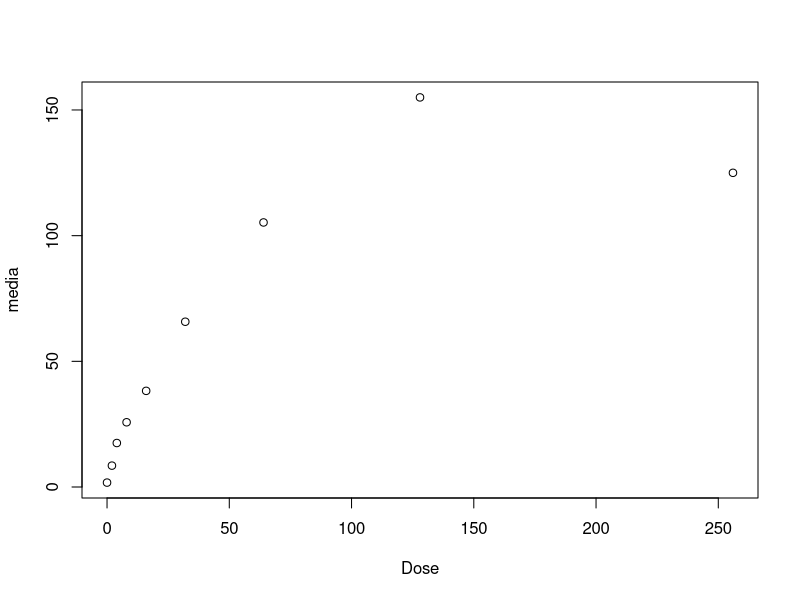
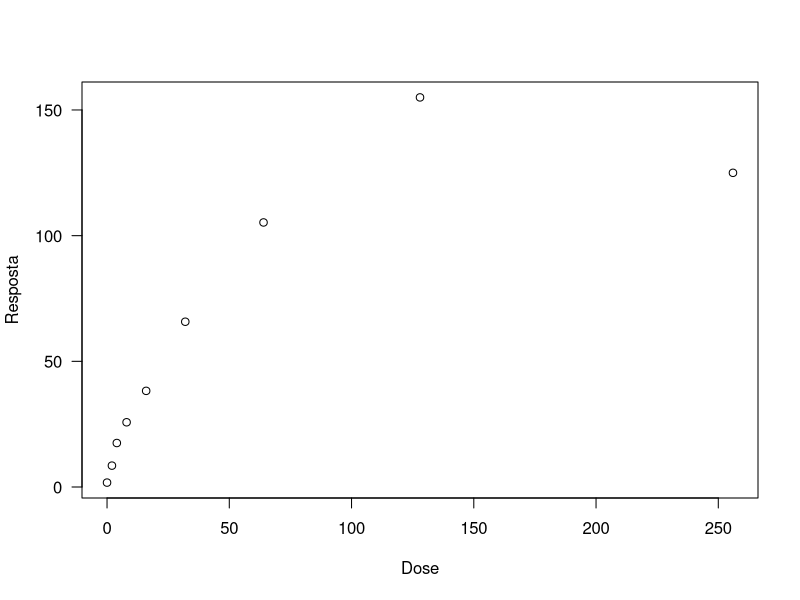
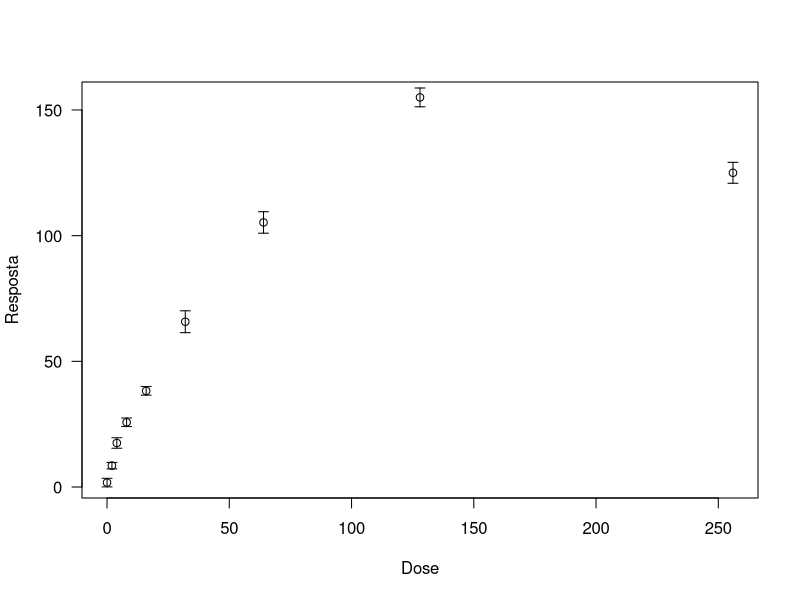
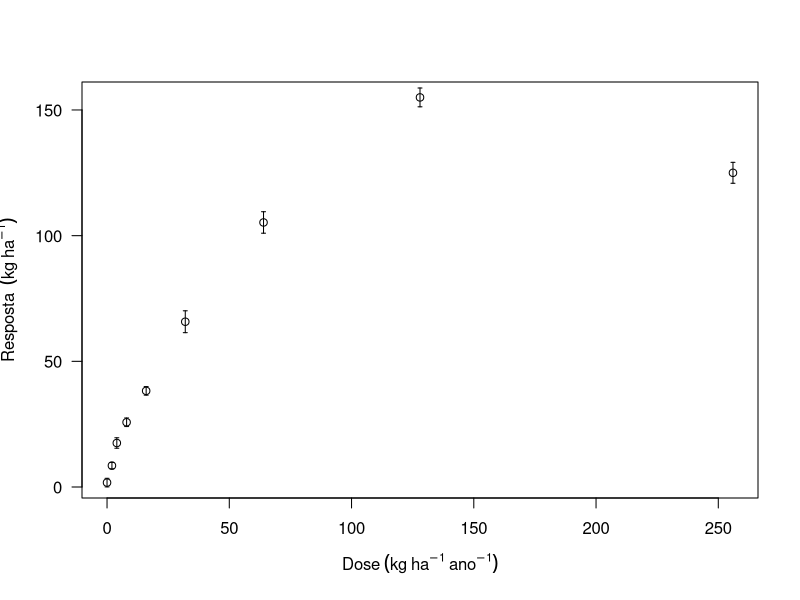
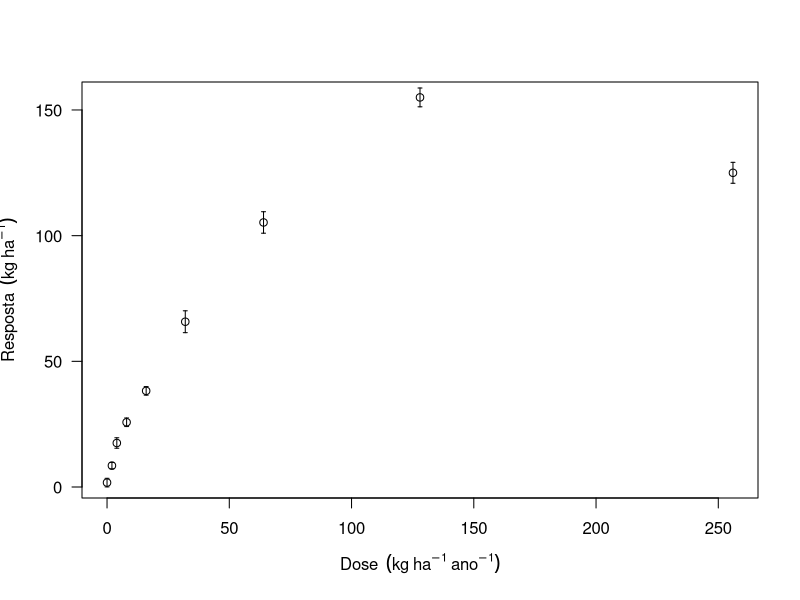
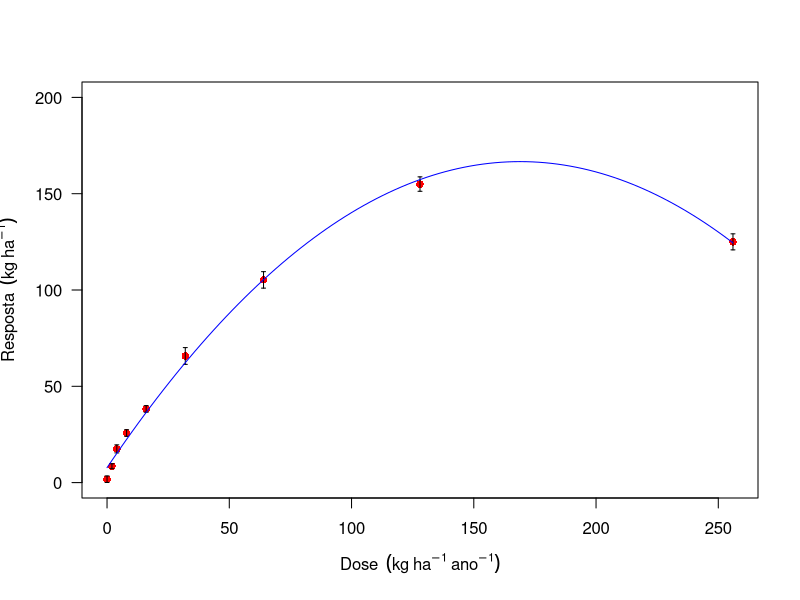
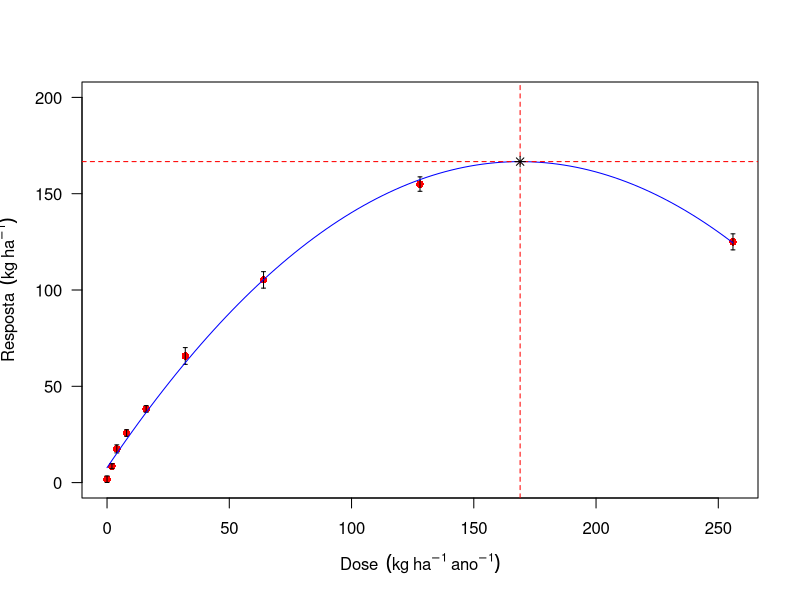
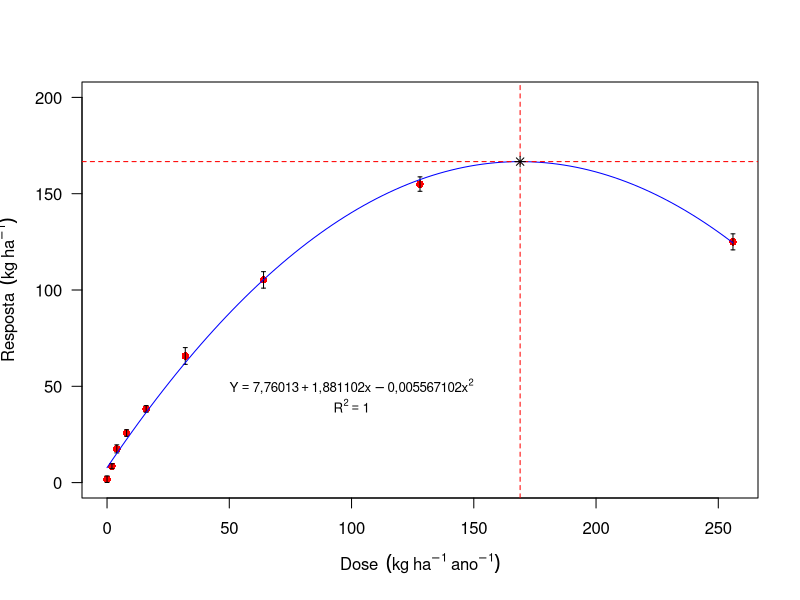

Reproduce these figures in R, in order.
## ---- chunk 1
tratamentos=rep(c(0,2,4,8,16,32,64,128,256),e=4)
resposta=c(0,1,2,4,8,7,9,10,15,17,18,20,25,26,24,28,36,39,38,40,60,68,65,70,100,110,104,107,150,155,156,159,120,130,126,124)
## Média e Desvio-padrão (Por Tratamento)
Dose=c(0,2,4,8,16,32,64,128,256)
media=tapply(resposta,tratamentos, mean)
desvio=tapply(resposta,tratamentos,sd)
## ---- chunk 2
plot(media~Dose)
## ---- chunk 3
plot(media~Dose, 
        las=1,
        ylab="Resposta",
        xlab="Dose")
## ---- chunk 4
reg=plot(media~Dose, 
        las=1,
        ylab="Resposta",
        xlab="Dose")
arrows(Dose,media+desvio,Dose,media-desvio,length = 0.05,angle=90,code=3)
## ---- chunk 5
reg=plot(media~Dose, 
        las=1,
        ylab=expression("Resposta"~~(kg~ha^-1)),
        xlab=expression("Dose"~(kg~ha^-1~ano^-1)))
arrows(Dose,media+desvio,Dose,media-desvio,length = 0.02,angle=90,code=3)
## ---- chunk 6
options(OutDec=",")
reg=plot(media~Dose, 
        las=1,
        ylab=expression("Resposta"~~(kg~ha^-1)),
        xlab=expression("Dose"~~(kg~ha^-1~ano^-1)))
arrows(Dose,media+desvio,Dose,media-desvio,length = 0.02,angle=90,code=3)
## ---- chunk 7
modelo=lm(media~Dose+I(Dose^2))
summary(modelo)
plot(media~Dose, 
     las=1,
     ylim=c(0,200),
     col="red",
     pch=16,
     ylab=expression("Resposta"~~(kg~ha^-1)),
     xlab=expression("Dose"~~(kg~ha^-1~ano^-1)))
arrows(Dose,media+desvio,Dose,media-desvio,length = 0.02,angle=90,code=3)
curve(modelo$coefficients[1]+modelo$coefficients[2]*x+modelo$coefficients[3]*x^2, add=T,col="blue")
## ---- chunk 8
## Para encontrar o ponto de máximo ou mínimo em equação quadrática, fazer derivada primeira de Y=0

(x=-modelo$coefficients[2]/(2*modelo$coefficients[3]))

(y=modelo$coefficients[1]+modelo$coefficients[2]*x+modelo$coefficients[3]*x^2)
## ---- chunk 9
plot(media~Dose, 
     las=1,
     ylim=c(0,200),
     col="red",
     pch=16,
     ylab=expression("Resposta"~~(kg~ha^-1)),
     xlab=expression("Dose"~~(kg~ha^-1~ano^-1)))
arrows(Dose,media+desvio,Dose,media-desvio,length = 0.02,angle=90,code=3)
curve(modelo$coefficients[1]+modelo$coefficients[2]*x+modelo$coefficients[3]*x^2, add=T,col="blue")
abline(h=y,col="red",lty=2)
abline(v=x,col="red",lty=2)
points(x,y,pch=8,col="black")
## ---- chunk 10
plot(media~Dose, 
     las=1,
     ylim=c(0,200),
     col="red",
     pch=16,
     ylab=expression("Resposta"~~(kg~ha^-1)),
     xlab=expression("Dose"~~(kg~ha^-1~ano^-1)))
arrows(Dose,media+desvio,Dose,media-desvio,length = 0.02,angle=90,code=3)
curve(modelo$coefficients[1]+modelo$coefficients[2]*x+modelo$coefficients[3]*x^2, add=T,col="blue")
abline(h=y,col="red",lty=2)
abline(v=x,col="red",lty=2)
points(x,y,pch=8,col="black")
text(100,50,expression(Y==7.76013+1.881102*x-0.005567102 *x^2),cex=0.8)
text(100,40,expression(R^2==1.00),cex=0.8)
## ---- chunk 11
library(ggplot2)
dados=data.frame(Dose,media)
ggplot(dados, aes(x=Dose, y=media)) + geom_point()
## ---- chunk 12
(grafico=ggplot(dados, 
                aes(x=Dose, y=media)) + 
   geom_point(colour="red", size=3, shape=1)+
   geom_smooth(method="lm", se = F, formula = y~poly(x,2), show.legend = T) +
   labs(title = "Exemplo de gráfico de regressão no ggplot2",
       y = expression(Produtividade~~(Kg~ha^-1)), x = "Dose",
       caption = "Fonte: O autor"))
## ---- chunk 13
texto <- sprintf('y = %.2f + %.2fx %.2fx², r² = %.2f',modelo$coefficients[1],modelo$coefficients[2],modelo$coefficients[3],summary(modelo)$r.squared)
## ---- chunk 14
(grafico=grafico+
   geom_text(aes(x=x, y=y, label=texto), hjust=1, vjust=16))
## ---- chunk 15
(grafico=grafico+
   theme_bw())
## ---- chunk 16
(grafico=grafico+
   theme_classic())
## ---- chunk 17
(grafico=grafico+
   theme(axis.title = element_text(size = 12),
          axis.text = element_text(size = 12)))
## ---- chunk 18
(grafico=grafico+
   geom_vline(xintercept = x, colour="red", linetype="dotted", size=1.2)+
   geom_hline(yintercept =y,colour='red', linetype='dotted', size=1.3))
## ---- chunk 19
d=data.frame(lt=c("blank", "solid", "dashed", "dotted", "dotdash", "longdash", "twodash", "1F", "F1", "4C88C488", "12345678"))
ggplot()+
  scale_x_continuous(name="",limits=c(0,1))+
  scale_y_discrete(name="linetype")+
  theme_bw()+
  theme_classic()+
  scale_linetype_identity()+
  geom_segment(data=d, mapping=aes(x=0, xend=1, y=d$lt, yend=d$lt, linetype=d$lt))
## ---- chunk 20
dose=rep(c(0,2,4,8,16,32,64,128,256),e=4)
resposta=c(0,1,2,4,8,7,9,10,15,17,18,20,25,26,24,28,36,39,38,40,60,68,65,70,100,110,104,107,150,155,156,159,120,130,126,124)
resposta1=c(20,21,22,24,28,27,29,26,35,37,38,40,45,46,44,48,56,59,58,60,80,88,85,90,120,130,124,127,160,165,166,169,140,150,146,144)
Dose=c(0,2,4,8,16,32,64,128,256)
## ---- chunk 21
media=tapply(resposta,dose, mean)
media1=tapply(resposta1,dose, mean)
desvio=tapply(resposta,dose,sd)
desvio1=tapply(resposta,dose,sd)
## ---- chunk 22
modelo=lm(media~Dose+I(Dose^2))
summary(modelo)
plot(media~Dose, 
     main="TRATAMENTO A",
     ylim=c(0,200),
     col="red",
     ylab=expression(Resposta~(kg~ha^-1)),
     xlab=expression(Dose~(kg~ha^-1~ano^-1)))
curve(coef(modelo)[1]+coef(modelo)[2]*x+coef(modelo)[3]*x^2, add=T,col="red")
legend("topleft",expression(Y==7.76013+1.88110*x-0.00557 *x^2, R^2==1.00), bty="n")
## ---- chunk 23
modelo1=lm(media1~Dose+I(Dose^2))
summary(modelo1)
plot(media1~Dose, 
     main="TRATAMENTO B",
     ylim=c(0,200),
     col="blue",
     ylab=expression(Resposta~(kg~ha^-1)),
     xlab=expression(Dose~(kg~ha^-1~ano^-1)))
curve(coef(modelo1)[1]+coef(modelo1)[2]*x+coef(modelo1)[3]*x^2, add=T,col="blue")
legend("topleft",expression(Y==28.70908+1.77830*x-0.00520*x^2, R^2==0.99), bty="n")
## ---- chunk 24
plot(media~Dose, 
     ylim=c(0,250),
     col="red",
     ylab=expression(Resposta~(kg~ha^-1)),
     xlab=expression(Dose~(kg~ha^-1~ano^-1)))
curve(coef(modelo)[1]+coef(modelo)[2]*x+coef(modelo)[3]*x^2, add=T,col="red")
points(media1~Dose, col="blue")
curve(coef(modelo1)[1]+coef(modelo1)[2]*x+coef(modelo1)[3]*x^2, add=T,col="blue")
## ---- chunk 25
plot(media~Dose, 
     ylim=c(0,250),
     col="red",
     ylab=expression(Resposta~(kg~ha^-1)),
     xlab=expression(Dose~(kg~ha^-1~ano^-1)))
curve(coef(modelo)[1]+coef(modelo)[2]*x+coef(modelo)[3]*x^2, add=T,col="red")
points(media1~Dose, col="blue")
curve(coef(modelo1)[1]+coef(modelo1)[2]*x+coef(modelo1)[3]*x^2, add=T,col="blue")
## ---- chunk 26
plot(media~Dose, 
    ylim=c(0,250),
    col="red",
    ylab=expression(Resposta~(kg~ha^-1)),
    xlab=expression(Dose~(kg~ha^-1~ano^-1)))
points(media1~Dose,col="blue")
legend("topleft", 
       col=c("red","blue"), 
       bty="n", pch=1,
       c(expression(Y[A]==7.76013+1.88110*x-0.00557*x^2~~R^2*"=1,00"),
         expression(Y[B]==28.70908+1.77830*x-0.00519*x^2~~R^2*"=0,99")))
curve(coef(modelo)[1]+coef(modelo)[2]*x+coef(modelo)[3]*x^2, add=T,col="red")
curve(coef(modelo1)[1]+coef(modelo1)[2]*x+coef(modelo1)[3]*x^2, add=T,col="blue")
